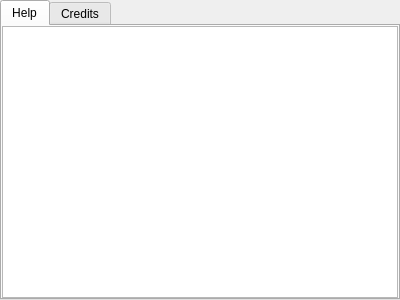
<?xml version="1.0" encoding="UTF-8"?>
<ui version="4.0">
<comment>
  * Released as open source by NCC Group Plc - http://www.nccgroup.com/
  *
  * Developed by Gabriel Caudrelier, gabriel dot caudrelier at nccgroup dot com
  *
  * https://github.com/nccgroup/pip3line
  *
  * Released under AGPL see LICENSE for more information
</comment>
 <class>InfoDialog</class>
 <widget class="QDialog" name="InfoDialog">
  <property name="geometry">
   <rect>
    <x>0</x>
    <y>0</y>
    <width>400</width>
    <height>300</height>
   </rect>
  </property>
  <property name="windowTitle">
   <string>Help &amp; Credits</string>
  </property>
  <layout class="QVBoxLayout" name="verticalLayout">
   <property name="spacing">
    <number>0</number>
   </property>
   <property name="margin">
    <number>0</number>
   </property>
   <item>
    <widget class="QTabWidget" name="tabWidget">
     <property name="currentIndex">
      <number>0</number>
     </property>
     <widget class="QWidget" name="helpTab">
      <attribute name="title">
       <string>Help</string>
      </attribute>
      <layout class="QVBoxLayout" name="verticalLayout_2">
       <property name="spacing">
        <number>0</number>
       </property>
       <property name="margin">
        <number>0</number>
       </property>
       <item>
        <widget class="QTextEdit" name="helpTextEdit">
         <property name="textInteractionFlags">
          <set>Qt::LinksAccessibleByKeyboard|Qt::LinksAccessibleByMouse|Qt::TextBrowserInteraction|Qt::TextSelectableByKeyboard|Qt::TextSelectableByMouse</set>
         </property>
        </widget>
       </item>
      </layout>
     </widget>
     <widget class="QWidget" name="creditsTab">
      <attribute name="title">
       <string>Credits</string>
      </attribute>
      <layout class="QVBoxLayout" name="verticalLayout_3">
       <property name="spacing">
        <number>0</number>
       </property>
       <property name="margin">
        <number>0</number>
       </property>
       <item>
        <widget class="QTextEdit" name="creditsTextEdit">
         <property name="textInteractionFlags">
          <set>Qt::LinksAccessibleByKeyboard|Qt::LinksAccessibleByMouse|Qt::TextBrowserInteraction|Qt::TextSelectableByKeyboard|Qt::TextSelectableByMouse</set>
         </property>
        </widget>
       </item>
      </layout>
     </widget>
    </widget>
   </item>
  </layout>
 </widget>
 <resources/>
 <connections/>
</ui>
